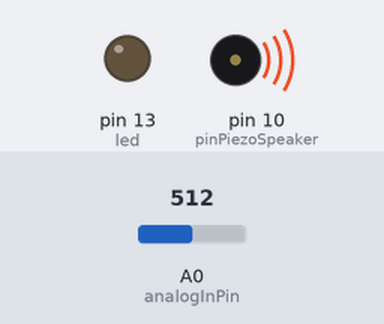
The sketch below on a simulated Arduino Uno, built with avr-gcc and run on an emulated ATmega328P. Parts: output pins drawn as LEDs (lit = HIGH), buzzer (waves = sounding). Dashed ring = blinking. The inputs (shaded band) are chosen by the test bench; at power-on: A0 (analogInPin) = 512. Sleep ends after the set time or at an interrupt.

Above: at 8.9 s.
9.0 s: A0 (analogInPin) set to 592
17.8 s: A0 (analogInPin) set to 611
At 20.3 s:
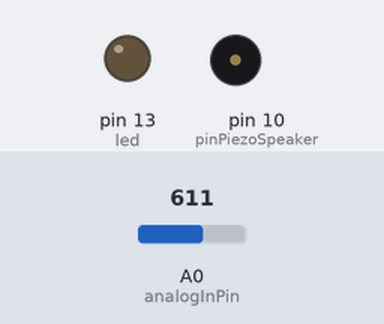
25.9 s: A0 (analogInPin) set to 511
At 33.1 s:
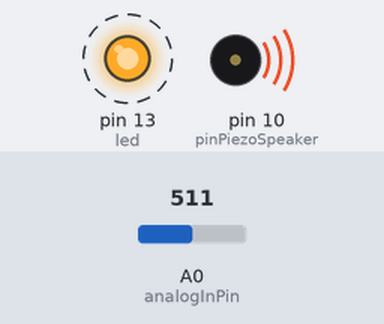
Timing chart, 0 to 37.6 s (numbered marks = the images above; inputs shaded):
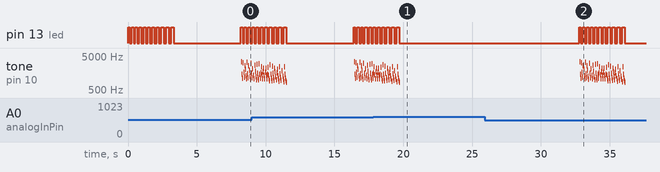

Measured:
- the behaviour switches between 600 and 601 on A0 (analogInPin) (found by bisection; images 0 and 1)
- after the input at 17.8 s, pin 13 (led): goes on until 19.7 s, then stays LOW; tone on pin 10 (pinPiezoSpeaker): goes on until 19.7 s, then stays silent
- after the input at 25.9 s, pin 13 (led): alternates HIGH for 0.16 s and LOW for 0.16 s, 22 changes in all, then stays LOW, starting after 6.9 s; tone on pin 10 (pinPiezoSpeaker): plays 3428 Hz for 0.04 s, 1463 Hz for 0.04 s, 1123 Hz for 0.04 s, 3172 Hz for 0.04 s, 1648 Hz for 0.04 s, 1198 Hz for 0.04 s … (81 notes in this stretch), starting after 6.9 s
- by itself, tone on pin 10 (pinPiezoSpeaker): plays 3428 Hz for 0.04 s, 1463 Hz for 0.04 s, 1123 Hz for 0.04 s, 3172 Hz for 0.04 s, 1648 Hz for 0.04 s, 1198 Hz for 0.04 s … (20 notes in this stretch)

The sketch:

WetnessSensorAnalog.ino
```cpp
/*
  Analog input, analog output, serial output

 Reads an analog input pin, reads the result
 and determines wetness to set an output
 Also prints the results to the serial monitor if required

 Note: uses watchdog and timer functions for deep sleep

 The circuit:
 * water sensor connected connected to analog pin 0.
   Center pin of the potentiometer goes to the analog pin.
   side pins of the potentiometer go to +5V and ground
 * LED connected from digital pin 13 to ground

 created 11 Jun, 2012
 by Peter van Es


 */

#include <avr/sleep.h>
#include <avr/wdt.h>

#ifndef cbi
#define cbi(sfr, bit) (_SFR_BYTE(sfr) &= ~_BV(bit))
#endif
#ifndef sbi
#define sbi(sfr, bit) (_SFR_BYTE(sfr) |= _BV(bit))
#endif


// These constants won't change.  They're used to give names
// to the pins used:
const int analogInPin = A0;  // Analog input pin that the potentiometer is attached to
const int led = 13; // Analog output pin that the LED is attached to
int nint;
int pinPiezoSpeaker=10;

volatile boolean f_wdt=1;

int sensorValue = 0;        // value read from the pot
int treshold = 600;         // value when wet < treshold

#define ECHO_TO_SERIAL  0  // echo data to serial port ?

byte del;
int cnt;
byte state=0;

void setup() {

#if ECHO_TO_SERIAL
  // initialize serial communications at 9600 bps:
  Serial.begin(9600);
#endif

  // CPU Sleep Modes
  // SM2 SM1 SM0 Sleep Mode
  // 0    0  0 Idle
  // 0    0  1 ADC Noise Reduction
  // 0    1  0 Power-down
  // 0    1  1 Power-save
  // 1    0  0 Reserved
  // 1    0  1 Reserved
  // 1    1  0 Standby(1)

  cbi( SMCR,SE );      // sleep enable, power down mode
  cbi( SMCR,SM0 );     // power down mode
  sbi( SMCR,SM1 );     // power down mode
  cbi( SMCR,SM2 );     // power down mode

  setup_watchdog(9);
  pinMode(led, OUTPUT);
}

void loop() {

  if (f_wdt==1) {  // wait for timed out watchdog / flag is set when a watchdog timeout occurs
    f_wdt=0;       // reset flag

  // read the analog in value:
  sensorValue = analogRead(analogInPin);

#if ECHO_TO_SERIAL
  // print the results to the serial monitor:
  Serial.print("sensor = " );
  Serial.println(sensorValue);
  delay(20);               // wait until the last serial character is send
#endif

    switch (state) {
    case 0:               // waiting for wetness
      if (sensorValue < treshold) {
        // it's wet!
        state=1;
        digitalWrite(led,HIGH);  // let led blink
        whistle();
      }
      break;
    case 1:                // waiting for dry
      if (sensorValue > treshold)  {
        digitalWrite(led,LOW);  // let led blink
        state=0;
      } else {
        // keep alarming
        digitalWrite(led,HIGH);  // let led blink
        whistle();
      }
      break;
    }

    nint++;

#if ECHO_TO_SERIAL
  // print the results to the serial monitor:
  Serial.print("State " );
  Serial.println(state);
  Serial.print("Sleep " );
  Serial.println(nint);
#endif
    delay(20);               // wait until the last serial character is send
    digitalWrite(led,LOW);

    // pinMode(led,INPUT); // set all used port to intput to save power
    pinMode(pinPiezoSpeaker,INPUT); // set all used port to intput to save power

    system_sleep();

    pinMode(led,OUTPUT); // set all ports into state before sleep
    pinMode(pinPiezoSpeaker,OUTPUT); // set all ports into state before sleep


  }
}


//****************************************************************
// set system into the sleep state
// system wakes up when wtchdog is timed out
void system_sleep() {
  cbi(ADCSRA,ADEN);                    // switch Analog to Digitalconverter OFF
  set_sleep_mode(SLEEP_MODE_PWR_DOWN); // sleep mode is set here
  sleep_enable();
  sleep_mode();                        // System sleeps here
  sleep_disable();                     // System continues execution here when watchdog timed out
  sbi(ADCSRA,ADEN);                    // switch Analog to Digitalconverter ON
}

//****************************************************************
// put some whiste sound on piezo
void whistle() {
  for (int ii = 0; ii<= 20; ii++) {
    for (del=0; del <=254; del++) {
      digitalWrite(pinPiezoSpeaker,0);
      delayMicroseconds((ii*5)+(del * 2));
      digitalWrite(pinPiezoSpeaker,1);
      delayMicroseconds((ii*5)+(del * 2));
    }
    PORTB ^= 32;  // toggle pinLed
  }
}

//****************************************************************
// 0=16ms, 1=32ms,2=64ms,3=128ms,4=250ms,5=500ms
// 6=1 sec,7=2 sec, 8=4 sec, 9=8sec
void setup_watchdog(int ii) {

  byte bb;
  int ww;
  if (ii > 9 ) ii=9;
  bb=ii & 7;
  if (ii > 7) bb|= (1<<5);
  bb|= (1<<WDCE);
  ww=bb;

#if ECHO_TO_SERIAL
  // print the results to the serial monitor:
  Serial.print("WD " );
  Serial.println(ww);
  delay(20);
#endif

  MCUSR &= ~(1<<WDRF);
  // start timed sequence
  WDTCSR |= (1<<WDCE) | (1<<WDE);
  // set new watchdog timeout value
  WDTCSR = bb;
  WDTCSR |= _BV(WDIE);


}
//****************************************************************
// Watchdog Interrupt Service / is executed when  watchdog timed out
ISR(WDT_vect) {
  f_wdt=1;  // set global flag
}
```
